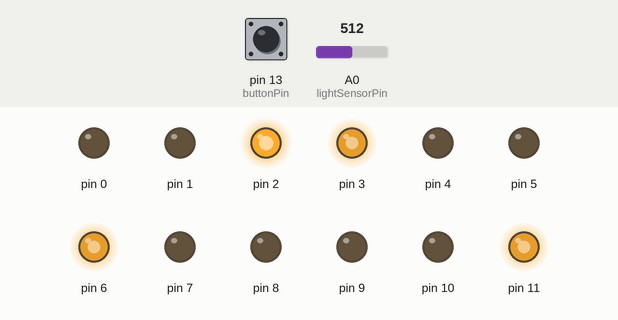
Recording of a program running on a simulated Arduino Uno, built for the host (arithmetic inside an expression is 32-bit, double 64-bit). Shown: output pins drawn as LEDs (lit = HIGH). Dashed ring = blinking. The inputs (shaded band) are chosen by the test bench; at power-on: pin 13 (buttonPin) LOW, A0 (lightSensorPin) = 512. What the program prints to the serial monitor is not drawn.

Above: at 1.2 s.
1.3 s: pin 13 (buttonPin) pulled HIGH for 0.15 s
At 1.55 s:
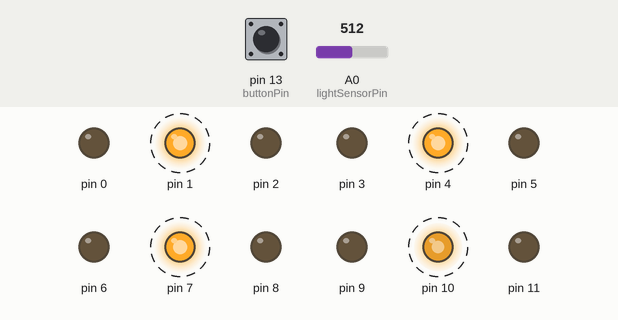
4.4 s: A0 (lightSensorPin) set to 306
7.5 s: A0 (lightSensorPin) set to 122
10.6 s: pin 13 (buttonPin) pulled HIGH for 0.15 s
At 13.3 s:
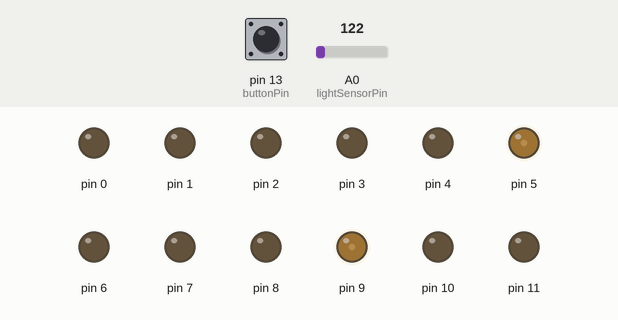
13.6 s: A0 (lightSensorPin) set to 511
At 14.2 s:
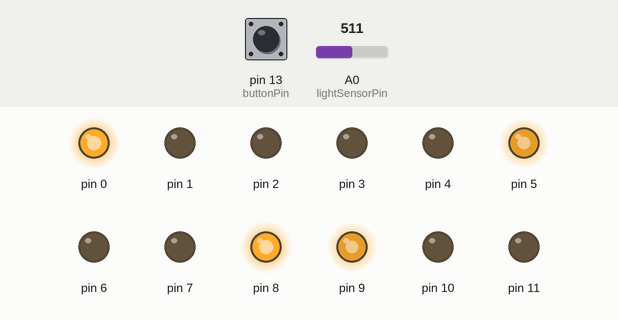
Timing chart, 0 to 16.6 s (numbered marks = the images above; inputs shaded):
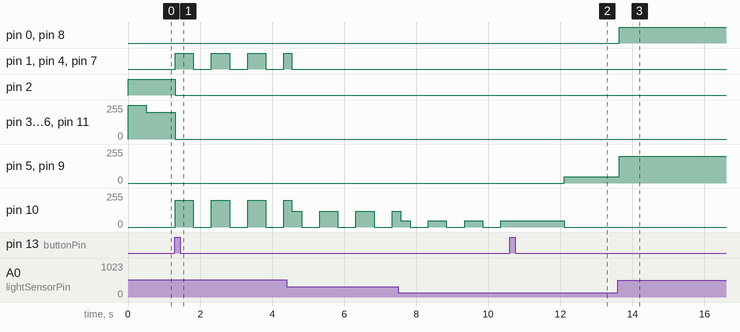

Measured:
- after the input at 1.3 s, pin 1, pin 4, pin 7: alternates HIGH for 0.50 s and LOW for 0.50 s, starting at once; pin 2: HIGH → LOW at once; pin 3, pin 6, pin 11: 200/255 → 0/255 at once; pin 10: alternates 200/255 for 0.50 s and 0/255 for 0.50 s, starting at once
- after the input at 10.6 s, pin 5, pin 9: 0/255 → 47/255 after 1.5 s
- after the input at 13.6 s, pin 0, pin 8: LOW → HIGH at once; pin 5, pin 9: 47/255 → 199/255 at once

The program:

main.cpp
```cpp
#include <Arduino.h>
#include <map>
//FIXME: Doesn't work due to timer issues, won't fix
//#include <Arduino_LED_Matrix.h>
//#include "MatrixForPhotoresistor.h"

#define lightSensorPin A0
#define buttonPin 13
//FIXME: Doesn't work due to timer issues, won't fix
//ArduinoLEDMatrix matrix;

using namespace std;

class StreetLight {
private:
    // Last state of flashYellow
    bool flashYellowOn = true;
    // Delay when changing from yellow to other colors
    const int yellowTimeout = 1500;
    // Delay to wait between red and green lights change
    const int mainTimeout = 8000;
    // Time when last changeLight() was executed
    unsigned long lastMillis = 0;
    // Last light color
    string lastState;
    // Stores current states of all lights
    std::map<string, bool> lightStates{};
    // Interval of blinking in flashYellow mode
    const int flashYellowInterval = 500;

public:
    // Stores which led color has which pin
    std::map<string, int> lightPins;

    explicit StreetLight(const std::map<string, int> &lightPins, const string &startingLight) {
        // Load colors and pins from dictionary
        this->lightPins = lightPins;
        // Add all lights to lightStates
        for (const pair<const basic_string<char>, int> &light: lightPins) {
            lightStates[light.first] = false;
        }
        // Set the starting color of the streetlight
        this->lightStates[startingLight] = true;
    }

    void changeLight(unsigned long millis, int &lightStrength) {
        // Disable yellow light if it was turned on by flashing yellow mode
        if (flashYellowOn && !this->lightStates["yellow"]) {
            lightOff("yellow");
        }

        // Update strength of the light when color is not changing
        for (const pair<const basic_string<char>, bool> &state: lightStates) {
            if (state.second) {
                lightOn(state.first, lightStrength);
            }
        }


        // Change light from yellow
        if (this->lightStates["yellow"]) {
            // If the last state before turning yellow was green then change to red
            if (this->lastState == "green" && millis - lastMillis > yellowTimeout) {
                lightOff("yellow");
                lightOn("red", lightStrength);
            }
                // If the last state before turning yellow was red then change to green
            else if (this->lastState == "red" && millis - lastMillis > yellowTimeout) {
                lightOff("yellow");
                lightOn("green", lightStrength);
            }
        }
        else {
            // If the light is green
            if (this->lightStates["green"]) {
                // If enough time has passed change the color to yellow
                if (millis - lastMillis > mainTimeout) {
                    this->lastState = "green";
                    lightOff("green");
                    lightOn("yellow", lightStrength);
                    this->lastMillis = millis;
                }
            }
                // If the light is red
            else {
                // If enough time has passed change the color to yellow
                if (millis - lastMillis > mainTimeout) {
                    this->lastState = "red";
                    lightOff("red");
                    lightOn("yellow", lightStrength);
                    this->lastMillis = millis;
                }
            }
        }
    }

    // Turn on the light
    void lightOn(string color, int &lightStrength) {
        analogWrite(this->lightPins[color], lightStrength);
        lightStates[color] = true;
    }

    // Turn off the light
    void lightOff(string color) {
        analogWrite(this->lightPins[color], 0);
        lightStates[color] = false;
    }


    // flashing yellow lights mode
    void flashYellow(unsigned long millis, int strength = 255) {
        // Time since the last change of the state of the light
        static unsigned long lastBlinkMillis = 0;
        // Helps main function deal with yellow light that would
        // otherwise stay on after changing back to normal mode
        flashYellowOn = true;
        // Determines if the light is on or off
        static bool blinkState = false;

        // Determines the value of blinkState
        if (millis - lastBlinkMillis >= this->flashYellowInterval) {
            blinkState = !blinkState;
            lastBlinkMillis = millis;
        }

        // Override main functions light states
        analogWrite(this->lightPins["red"], 0);
        analogWrite(this->lightPins["green"], 0);

        // Turn the light on or off based on the blinkState
        if (blinkState) {
            analogWrite(this->lightPins["yellow"], strength);
        }
        else {
            analogWrite(this->lightPins["yellow"], 0);
        }
    }
};

// Create an array of streetLight objects
StreetLight streetLights[] = {
        StreetLight({
                            {"red",    0},
                            {"yellow", 1},
                            {"green",  2}},
                    "green"),
        StreetLight({
                            {"red",    3},
                            {"yellow", 4},
                            {"green",  5}
                    }, "red"),
        StreetLight({
                               {"red",    6},
                               {"yellow", 7},
                               {"green",  8}
                       }, "red"),
        StreetLight({
                                {"red",    9},
                                {"yellow", 10},
                                {"green",  11}
                        }, "green")
};

[[maybe_unused]] void setup() {
    //FIXME: Doesn't work due to timer issues, won't fix
//    matrix.begin();

    Serial.begin(9600);

    // Loop through all streetLight objects and initialise appropriate pinModes
    for (const StreetLight &streetLight: streetLights) {
        for (const auto &[key, value]: streetLight.lightPins) {
            pinMode(value, OUTPUT);
        }
    }
    // Setup additional pins
    pinMode(buttonPin, INPUT_PULLDOWN);
    pinMode(lightSensorPin, INPUT_PULLDOWN);
}

// Button variables
// Boolean determining if flashing yellow mode on lights should be enabled
bool flashingYellow = false;
// Time to wait before recording new button press
const int debounceDelay = 500;
// Time since last button press
unsigned long debounceMillis = 0;

// Photo-resistor variables
// Time since last highestLightValue was reset
unsigned long lastReset = 0;
// Time after which highestLightValue will reset
const int lightResetDelay = 60000;
// Time of the last sensor read
unsigned long lastRead = 0;
// Time to wait between readings
const int readDelay = 500;
// Current sensor reading
int lightSensorVal = 0;
// Highest recorded reading
int highestLightValue = 0;


void loop() {
    // Get current running time
    unsigned long timeNow = millis();

    // Get photo-resistor's reading
    if (timeNow - lastRead > readDelay) {
        // Read data from sensor
        lightSensorVal = analogRead(lightSensorPin);
        // Update time of last read
        lastRead = timeNow;


        // If value is higher than the highest recorded, than set that as new high
        if (lightSensorVal > highestLightValue || timeNow - lastReset > lightResetDelay) {
            highestLightValue = lightSensorVal;

            // Update time of last reset
            lastReset = timeNow;
        }
    }

    //FIXME: Doesn't work due to timer issues, won't fix
    // Matrix stuff
//    int lightPercent = ::map(lightSensorVal, 0, highestLightValue - 10, 0, 96);
//    auto frame = generate_frame(lightPercent);
//    matrix.loadFrame(frame.data());


    // Read button state
    if (digitalRead(buttonPin) && timeNow - debounceMillis > debounceDelay) {
        // Reset timeout on button press
        debounceMillis = timeNow;
        // Change mode to flashingYellow
        flashingYellow = !flashingYellow;
    }

    Serial.println(lightSensorVal);

    // Calculate new streetlight strength based on ambient lighting
    int lightStrength = ::map(lightSensorVal, 0, highestLightValue, 0, 200);

    // Check if flashing yellow mode is active
    if (!flashingYellow) {
        for (StreetLight &streetLight: streetLights) {
            // Change the lights (individual timers are inside the class)
            streetLight.changeLight(timeNow, lightStrength);
        }
    }
    else {
        // Engage flashing yellow mode for every streetlight
        for (StreetLight &streetLight: streetLights) {
            streetLight.flashYellow(timeNow, lightStrength);
        }
    }
}
```
